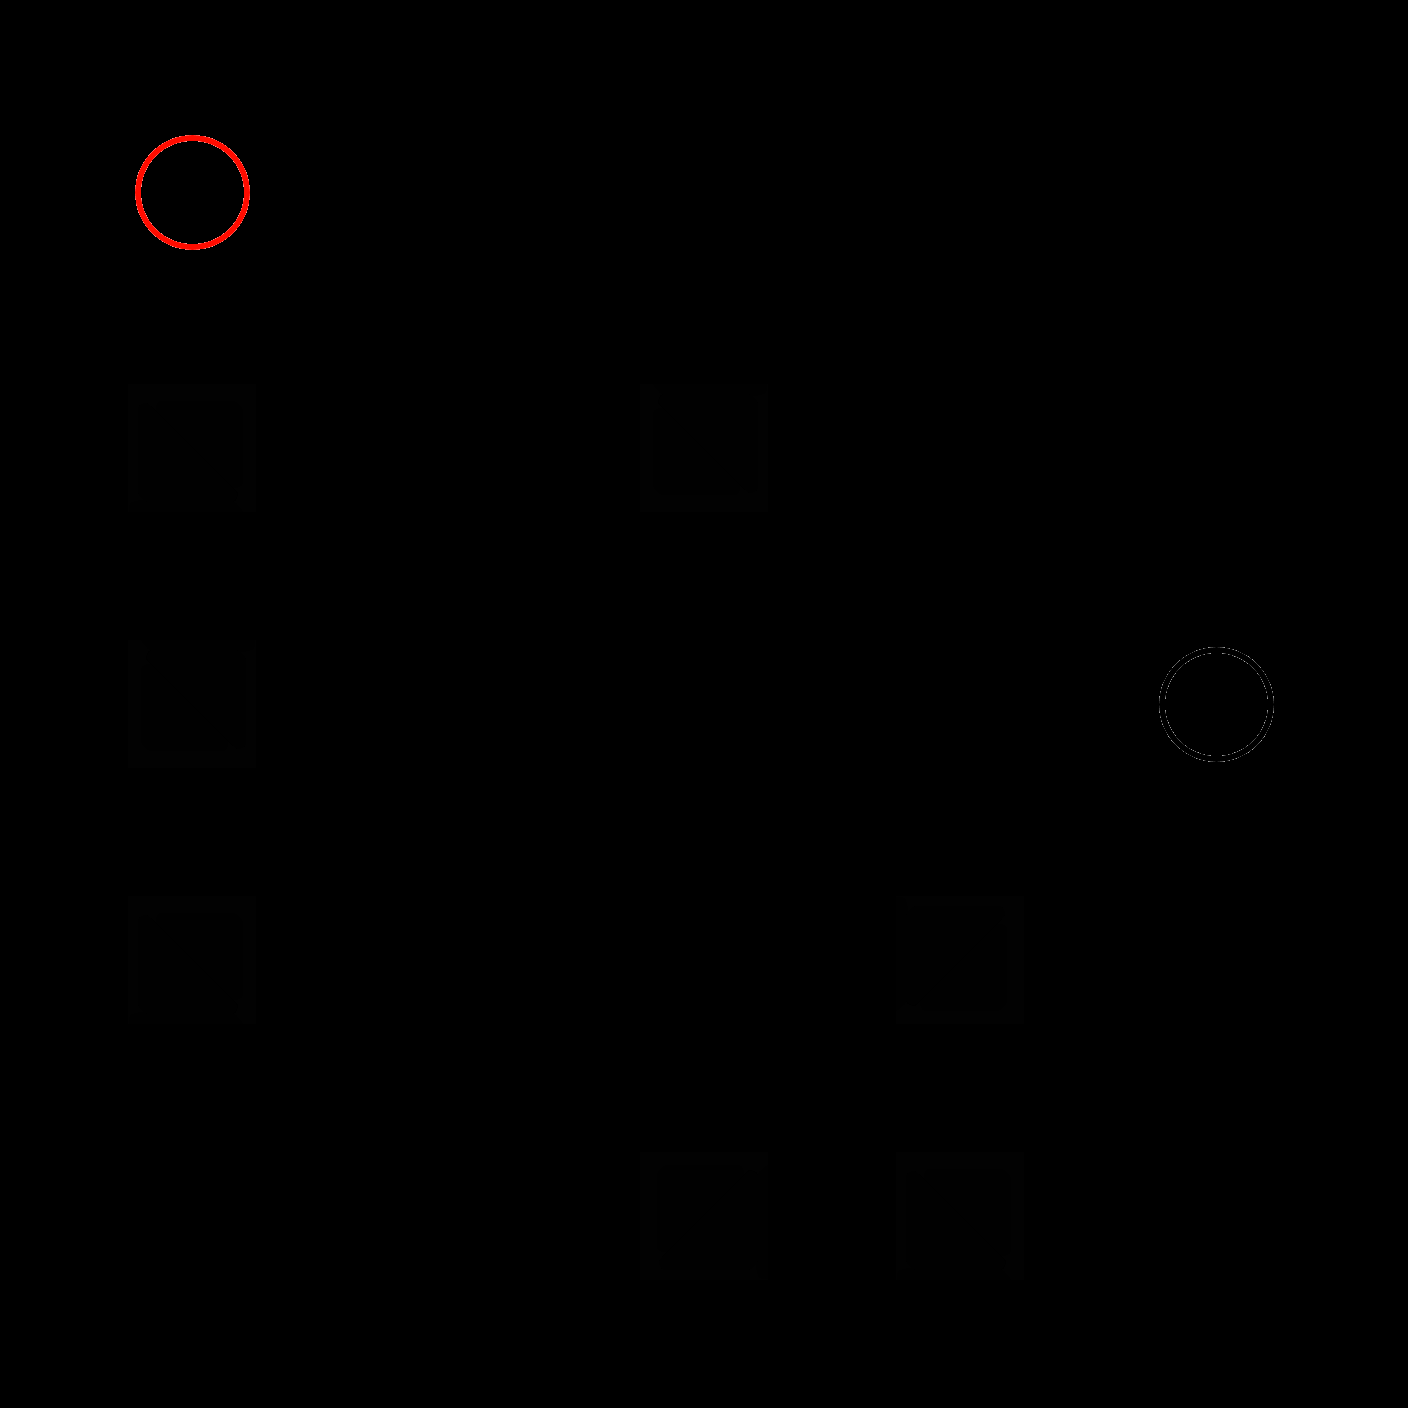

This game map was drawn from its Tiled (.tmx) file and the tilesets committed beside it. A one-line description and the trimmed map source follow:
An orthogonal 11x11 tile map with 128x128 px tiles, 2 tile layers (settingslayer, tilelayer) and 10 objects.

<map version="1.0" tiledversion="1.0.2" orientation="orthogonal" renderorder="right-down" width="11" height="11" tilewidth="128" tileheight="128" nextobjectid="19">
 <properties>
  <property name="ambientlight" type="float" value="0.95" />
  <property name="pelletpause" type="float" value="1.5" />
  <property name="scale" value="2.3" />
 </properties>
 <tileset firstgid="1" source="untitled.tsx" />
 <layer name="settingslayer" width="11" height="11">
  <properties>
   <property name="ambientlight" type="float" value="0.95" />
   <property name="pelletpause" type="float" value="1.5" />
   <property name="scale" type="float" value="2.3333" />
  </properties>
  <data>[121 cells, 0 non-empty, 0 distinct tile ids]</data>
 </layer>
 <objectgroup name="mirrors">
  <object id="5" x="640" y="384" width="128" height="128" />
  <object id="6" x="128" y="384" width="128" height="128" />
  <object id="8" x="128" y="640" width="128" height="128" />
  <object id="9" x="128" y="896" width="128" height="128" />
  <object id="10" x="896" y="896" width="128" height="128" />
  <object id="11" x="896" y="1152" width="128" height="128" />
  <object id="13" x="640" y="1152" width="128" height="128" />
 </objectgroup>
 <objectgroup name="pelletstarts">
  <object id="15" x="128" y="128" width="128" height="128">
   <properties>
    <property name="firedirections" value="d" />
    <property name="initialdelay" type="float" value="1" />
    <property name="pelletpause" type="float" value="1.5" />
   </properties>
  </object>
 </objectgroup>
 <objectgroup name="pelletends">
  <object id="18" x="1152" y="640" width="128" height="128" />
 </objectgroup>
 <objectgroup name="blocks">
  <object id="17" x="384" y="1152" width="128" height="128" />
 </objectgroup>
 <layer name="tilelayer" width="11" height="11">
  <data>[121 cells, 10 non-empty, 4 distinct tile ids]</data>
 </layer>
</map>
